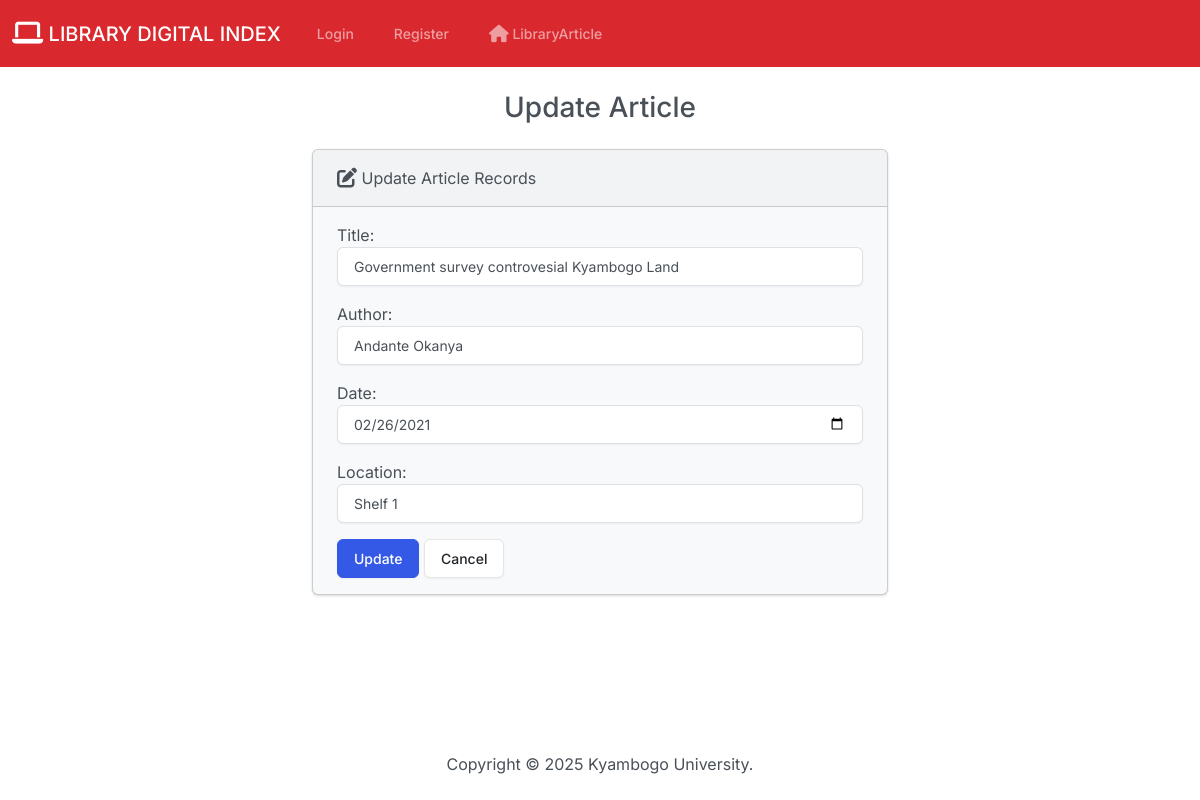
The app's page /edit/12 with its own data.
### library/models.py (models this page shows, shortened)
class Library(models.Model):
    title = models.CharField(max_length=50)
    author = models.CharField(max_length=50)
    date = models.DateField(default='2023-01-01')
    location = models.CharField(max_length=50)
    category = models.ForeignKey(Category, on_delete=models.CASCADE, default=1)  # Adding Category as a foreign key
    publication = models.CharField(max_length=100, default="Unknown")

### library/views.py (the view)
# urls.py: path('edit/<int:id>', views.edit, name='edit'),
def edit(request, id):
    if request.method == 'POST':
        student = Library.objects.get(pk=id)
        form = StudentForm(request.POST, instance=student)
        if form.is_valid():
            form.save()
            return render(request, 'edit.html', {
                'form': form,
                'success': True
            })
    else:
        student = Library.objects.get(pk=id)
        form = StudentForm(instance=student)
    return render(request, 'edit.html', {
        'form': form
    })

### library/forms.py
class StudentForm(forms.ModelForm):
    class Meta:
        model = Library
        fields = ['title', 'author', 'date', 'location']
        labels = {
            'title': 'Title',
            'author': 'Author',
            'date': 'Date',
            'location': 'Location',
        }
        widgets = {
            'title': forms.TextInput(attrs={'class': 'form-control'}),
            'author': forms.TextInput(attrs={'class': 'form-control'}),
            'date': forms.DateInput(attrs={'type': 'date', 'class': 'form-control'}),
            'location': forms.TextInput(attrs={'class': 'form-control'}),
        }

### library/templates/edit.html (shortened to what this page needs)
{% extends "base.html" %}
{% block body %}
  <h3 class="text-center m-4">Update Article</h3>
  {% if success %}
    <div class="alert alert-success" role="alert">
        The Article updated successfully.
        <a href="{% url 'index' %}" class="alert-link">Go to Home Page</a>
    </div>
    {% else %}
      <div class="row justify-content-center">
        <div class="col-6">
            <div class="card bg-light mb-3">
                <div class="card-header">
                    <i class="fa-solid fa-pen-to-square fa-lg"></i> Update Article Records
                </div>
                <div class="card-body">
                    <form action="" method="POST">
                        {{ form.as_p }}
                        <button type="submit" class="btn btn-primary">Update</button>
                        <a href="{% url 'index' %}" class="btn btn-secondary">Cancel</a>
                    </form>
                </div>
              </div>
        </div>
      </div>
    {% endif %}
{% endblock %}

### records on screen
Library: title "Government survey controvesial Kyambogo Land", author "Andante Okanya", date "02/26/2021", location "Shelf 1"
